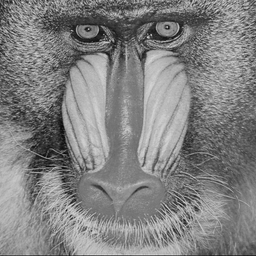
#> input picture HW1/Images/Task4/mandril.tif, 256 x 256 px
$ python q4.py
#> lines starting #> are read from the running program, lines starting #| are printed output that depends on the picture
import numpy as np
import matplotlib.pyplot as plt


def gaussian_kernel(size, sigma=1):
    """Generates a 2D Gaussian kernel."""
    kernel_1d = np.linspace(-(size // 2), size // 2, size)
    x, y = np.meshgrid(kernel_1d, kernel_1d)
    kernel = np.exp(-(x ** 2 + y ** 2) / (2 * sigma ** 2))
    return kernel / np.sum(kernel)


def convolve(image, kernel):
    """Convolves an image with a given kernel."""
    k = kernel.shape[0] // 2
    padded_image = np.pad(image, k, mode='edge')
    convolved_image = np.zeros_like(image)
    for i in range(image.shape[0]):
        for j in range(image.shape[1]):
            region = padded_image[i:i + kernel.shape[0], j:j + kernel.shape[1]]
            convolved_image[i, j] = np.sum(region * kernel)
    return convolved_image


def downsample(image):
    """Downsamples the image by a factor of 2."""
    return image[::2, ::2]


def upsample(image):
    """Upsamples the image by a factor of 2."""
    upsampled = np.zeros((image.shape[0] * 2, image.shape[1] * 2), dtype=image.dtype)
    upsampled[::2, ::2] = image
    kernel = gaussian_kernel(5, sigma=1)
    return convolve(upsampled, kernel)


def gaussian_pyramid(image, levels):
    gp = [image]
    for i in range(1, levels):
        image = downsample(convolve(image, gaussian_kernel(5, sigma=1)))
        gp.append(image)
    return gp


def laplacian_pyramid(gp):
    lp = []
    for i in range(len(gp) - 1):
        GE = upsample(gp[i + 1])
        if GE.shape != gp[i].shape:
            GE = GE[:gp[i].shape[0], :gp[i].shape[1]]
        L = gp[i] - GE
        lp.append(L)
    lp.append(gp[-1])
    return lp


def reconstruct_image(lp):
    image = lp[-1]
    for i in range(len(lp) - 2, -1, -1):
        image = upsample(image)
        if image.shape != lp[i].shape:
            image = image[:lp[i].shape[0], :lp[i].shape[1]]
        image = image + lp[i]
    return image


# Helper function to display images in subplots
def display_images(images, titles, rows, cols):
    fig, axes = plt.subplots(rows, cols, figsize=(15, 15))
    axes = axes.flatten()
    for img, title, ax in zip(images, titles, axes):
        ax.imshow(img, cmap='gray')
        ax.set_title(title)
        ax.axis('off')
    plt.tight_layout()
    plt.show()


if __name__ == "__main__":
    # Loading images
    mandril = plt.imread('Images/Task4/mandril.tif')
#> mandril is the input picture: shape (256, 256, 4); mean R, G, B, A 129.6, 129.6, 129.6, 255
    toucan = plt.imread('Images/Task4/toucan.tif')
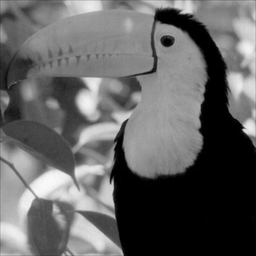
#> input picture HW1/Images/Task4/toucan.tif, 256 x 256 px
#> toucan is the input picture: shape (256, 256, 4); mean R, G, B, A 98.8, 98.8, 98.8, 255

    # Convert images to grayscale
    if mandril.ndim == 3:
        mandril = np.mean(mandril, axis=2)
#> mandril: shape (256, 256) float64
    if toucan.ndim == 3:
        toucan = np.mean(toucan, axis=2)
#> toucan: shape (256, 256) float64

    # Generating Gaussian and Laplacian Pyramids
    levels = 5
    gp_mandril = gaussian_pyramid(mandril, levels)
#> after the loop in gaussian_pyramid, `for i in range(1, levels):`: gp = 5 items
#> gp_mandril = 5 items
    lp_mandril = laplacian_pyramid(gp_mandril)
#> the loop in laplacian_pyramid, `for i in range(len(gp) - 1):` made 4 passes
#> pass 1, in laplacian_pyramid, `L = gp[i] - GE`:
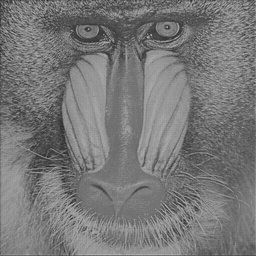
#> L: shape (256, 256) float64; min 32.02, max 188.6, mean 120.7
#> after the loop in laplacian_pyramid, `for i in range(len(gp) - 1):`:
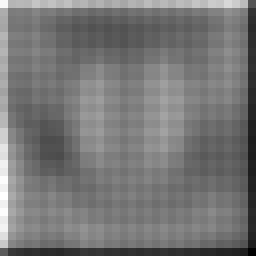
#> GE: shape (32, 32) float64 (shown 8 times larger); min 8.86, max 76.2, mean 40.2; drawn with min black and max white
#> after the loop in laplacian_pyramid, `for i in range(len(gp) - 1):`: lp = 4 items
#> lp_mandril = 5 items

    gp_toucan = gaussian_pyramid(toucan, levels)
#> gp_toucan = 5 items
    lp_toucan = laplacian_pyramid(gp_toucan)
#> the loop in laplacian_pyramid (call 2), `for i in range(len(gp) - 1):` made 4 passes
#> pass 1, in laplacian_pyramid (call 2), `L = gp[i] - GE`:
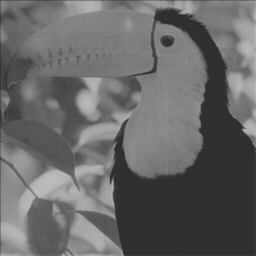
#> L: shape (256, 256) float64; min 40.45, max 191.7, mean 103.3
#> pass 2, in convolve (call 14), `padded_image = np.pad(image, k, mode='edge')`:
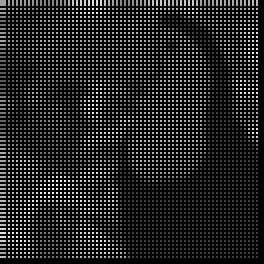
#> padded_image: shape (132, 132) float64 (shown 2 times larger); min 0, max 249.2, mean 34.9
#> after the loop in laplacian_pyramid (call 2), `for i in range(len(gp) - 1):`:
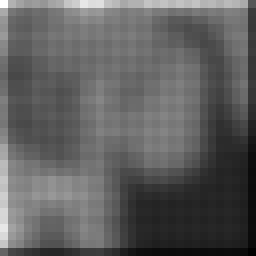
#> GE: shape (32, 32) float64 (shown 8 times larger); min 3.8, max 87.33, mean 35; drawn with min black and max white
#> lp_toucan = 5 items

    # Reconstructing the original images
    reconstructed_mandril = reconstruct_image(lp_mandril)
#> the loop in reconstruct_image, `for i in range(len(lp) - 2, -1, -1):` made 4 passes
#> i on passes 1, 3, 4: 3, 1, 0
    reconstructed_toucan = reconstruct_image(lp_toucan)
#> the loop in reconstruct_image (call 2), `for i in range(len(lp) - 2, -1, -1):` made 4 passes

    # Collecting images and titles for display
    images = [mandril, reconstructed_mandril] + gp_mandril + lp_mandril + [toucan, reconstructed_toucan] + gp_toucan + lp_toucan
#> images = 24 items
    titles = ['Original Mandril', 'Reconstructed Mandril'] + [f'Mandril Gaussian Level {i}' for i in range(levels)] + \
             [f'Mandril Laplacian Level {i}' for i in range(levels)] + \
             ['Original Toucan', 'Reconstructed Toucan'] + [f'Toucan Gaussian Level {i}' for i in range(levels)] + \
             [f'Toucan Laplacian Level {i}' for i in range(levels)]

    # Displaying the images
    display_images(images, titles, 6, 5)
#> the loop in display_images, `for img, title, ax in zip(images, titles, axes):` made 24 passes
#> title on passes 1 to 12: 'Original Mandril', 'Reconstructed Mandril', 'Mandril Gaussian Level 0', 'Mandril Gaussian Level 1', 'Mandril Gaussian Level 2', 'Mandril Gaussian Level 3', 'Mandril Gaussian Level 4', 'Mandril Laplacian Level 0', 'Mandril Laplacian Level 1', 'Mandril Laplacian Level 2', 'Mandril Laplacian Level 3', 'Mandril Laplacian Level 4'
#> in display_images, `plt.show()`:
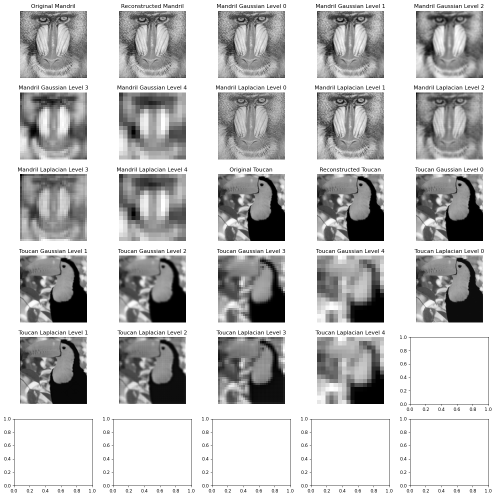
#> figure drawn by matplotlib, 24 panels

    # Checking if the original and reconstructed images are identical
    print('Mandril Image Reconstruction Difference:', np.sum(np.abs(mandril - reconstructed_mandril)))
#| Mandril Image Reconstruction Difference: 1.3642420526593924e-11
    print('Toucan Image Reconstruction Difference:', np.sum(np.abs(toucan - reconstructed_toucan)))
#| Toucan Image Reconstruction Difference: 1.3642420526593924e-11
